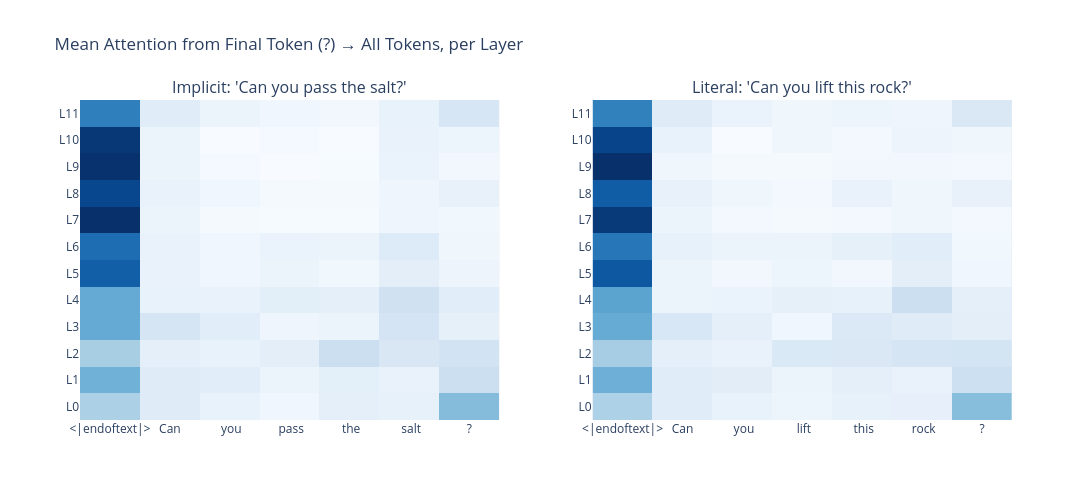

The notebook cell saved with this chart:
### Markdown cell above
### 4.1 Attention Difference: Implicit vs. Literal

Compute the mean attention from the final token (the `?`) to all other tokens, averaged across heads, and compare implicit vs. literal.

### Code cell
def get_final_token_attention_per_layer(model, cache, n_tokens):
    """
    For each layer, get the attention from the final token to all other tokens,
    averaged across heads. Returns shape (n_layers, n_tokens).
    """
    n_layers = model.cfg.n_layers
    attn_matrix = np.zeros((n_layers, n_tokens))

    for layer in range(n_layers):
        pattern = cache["pattern", layer][0]  # (heads, seq, seq)
        # Mean across heads, take the last token's row
        mean_attn = pattern.mean(dim=0)[-1, :n_tokens].cpu().numpy()
        attn_matrix[layer] = mean_attn

    return attn_matrix


# Compare attention from final token for the first pair
attn_impl = get_final_token_attention_per_layer(model, cache_impl, len(str_tokens_impl))
attn_lit = get_final_token_attention_per_layer(model, cache_lit, len(str_tokens_lit))

fig = make_subplots(
    rows=1, cols=2,
    subplot_titles=[
        f"Implicit: '{prompt_impl}'",
        f"Literal: '{prompt_lit}'",
    ],
    horizontal_spacing=0.1,
)

fig.add_trace(go.Heatmap(
    z=attn_impl,
    x=[str(t) for t in str_tokens_impl],
    y=[f"L{i}" for i in range(model.cfg.n_layers)],
    colorscale="Blues",
    showscale=False,
), row=1, col=1)

fig.add_trace(go.Heatmap(
    z=attn_lit,
    x=[str(t) for t in str_tokens_lit],
    y=[f"L{i}" for i in range(model.cfg.n_layers)],
    colorscale="Blues",
    showscale=False,
), row=1, col=2)

fig.update_layout(
    title="Mean Attention from Final Token (?) → All Tokens, per Layer",
    height=500, width=1100,
)
fig.show()

### Figure 1 — Plotly figure (JSON) as saved in the notebook; plotly's stock layout.template omitted (floating-point values rounded to 4 significant figures)
{"data": [{"colorscale": [[0, "rgb(247,251,255)"], [0.125, "rgb(222,235,247)"], [0.25, "rgb(198,219,239)"], [0.375, "rgb(158,202,225)"], [0.5, "rgb(107,174,214)"], [0.625, "rgb(66,146,198)"], [0.75, "rgb(33,113,181)"], [0.875, "rgb(8,81,156)"], [1, "rgb(8,48,107)"]], "showscale": false, "type": "heatmap", "x": ["<|endoftext|>", "Can", " you", " pass", " the", " salt", "?"], "xaxis": "x", "y": ["L0", "L1", "L2", "L3", "L4", "L5", "L6", "L7", "L8", "L9", "L10", "L11"], "yaxis": "y", "z": [[0.2723, 0.1073, 0.06944, 0.04132, 0.08231, 0.07389, 0.3534], [0.3953, 0.107, 0.09974, 0.05794, 0.08819, 0.06593, 0.1859], [0.2815, 0.0857, 0.06885, 0.08972, 0.1853, 0.1315, 0.1575], [0.4192, 0.1454, 0.09685, 0.0475, 0.05822, 0.1523, 0.08051], [0.4191, 0.06966, 0.0649, 0.0935, 0.08804, 0.1683, 0.0965], [0.6545, 0.06705, 0.04226, 0.05639, 0.03768, 0.08938, 0.05275], [0.6116, 0.06839, 0.03971, 0.06412, 0.0605, 0.1132, 0.04249], [0.7966, 0.05557, 0.02445, 0.01908, 0.02027, 0.04562, 0.03837], [0.7269, 0.06542, 0.04203, 0.02246, 0.02463, 0.0482, 0.07038], [0.7907, 0.05624, 0.02629, 0.01165, 0.0207, 0.06113, 0.03333], [0.774, 0.05822, 0.0134, 0.02601, 0.01252, 0.06524, 0.05063], [0.5573, 0.1005, 0.05914, 0.03941, 0.03537, 0.06942, 0.1389]]}, {"colorscale": [[0, "rgb(247,251,255)"], [0.125, "rgb(222,235,247)"], [0.25, "rgb(198,219,239)"], [0.375, "rgb(158,202,225)"], [0.5, "rgb(107,174,214)"], [0.625, "rgb(66,146,198)"], [0.75, "rgb(33,113,181)"], [0.875, "rgb(8,81,156)"], [1, "rgb(8,48,107)"]], "showscale": false, "type": "heatmap", "x": ["<|endoftext|>", "Can", " you", " lift", " this", " rock", "?"], "xaxis": "x2", "y": ["L0", "L1", "L2", "L3", "L4", "L5", "L6", "L7", "L8", "L9", "L10", "L11"], "yaxis": "y2", "z": [[0.2704, 0.1051, 0.07093, 0.05001, 0.07395, 0.07737, 0.3523], [0.4031, 0.1039, 0.09641, 0.05914, 0.08582, 0.06971, 0.1819], [0.2891, 0.08746, 0.06639, 0.1257, 0.128, 0.1473, 0.1559], [0.4184, 0.1356, 0.08507, 0.04029, 0.1224, 0.1077, 0.09058], [0.4438, 0.0598, 0.0646, 0.08322, 0.07464, 0.185, 0.0889], [0.6807, 0.05924, 0.03723, 0.05182, 0.03642, 0.09277, 0.04179], [0.5863, 0.07523, 0.05637, 0.05963, 0.0825, 0.1011, 0.03889], [0.7753, 0.06163, 0.03031, 0.02325, 0.03118, 0.04504, 0.03328], [0.6674, 0.07177, 0.0451, 0.03044, 0.06809, 0.04528, 0.07191], [0.8022, 0.04555, 0.02494, 0.02507, 0.03613, 0.03443, 0.0317], [0.7414, 0.07022, 0.01248, 0.04505, 0.03213, 0.05283, 0.04589], [0.558, 0.1053, 0.0641, 0.04337, 0.05177, 0.04881, 0.1286]]}], "layout": {"annotations": [{"font": {"size": 16}, "showarrow": false, "text": "Implicit: 'Can you pass the salt?'", "x": 0.225, "xanchor": "center", "xref": "paper", "y": 1, "yanchor": "bottom", "yref": "paper"}, {"font": {"size": 16}, "showarrow": false, "text": "Literal: 'Can you lift this rock?'", "x": 0.775, "xanchor": "center", "xref": "paper", "y": 1, "yanchor": "bottom", "yref": "paper"}], "height": 500, "title": {"text": "Mean Attention from Final Token (?) → All Tokens, per Layer"}, "width": 1100, "xaxis": {"anchor": "y", "domain": [0, 0.45]}, "xaxis2": {"anchor": "y2", "domain": [0.55, 1]}, "yaxis": {"anchor": "x", "domain": [0, 1]}, "yaxis2": {"anchor": "x2", "domain": [0, 1]}}}
